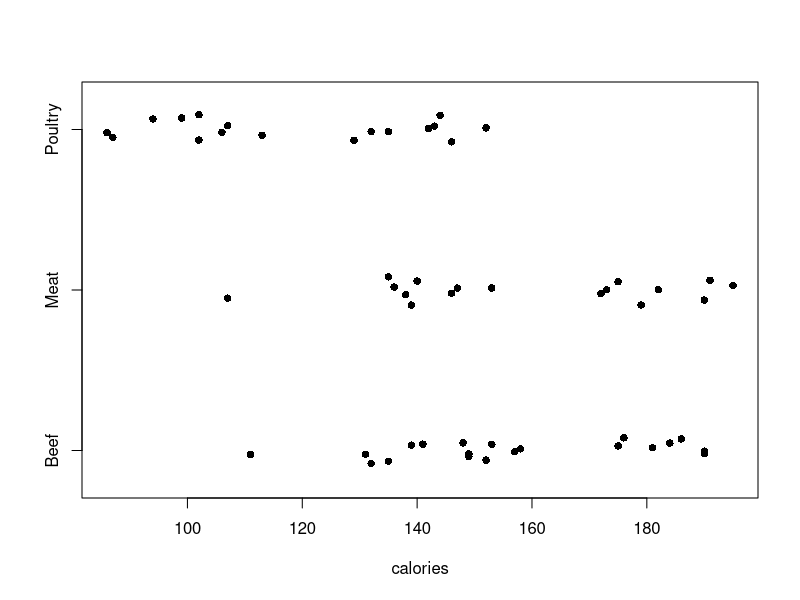

Here is the R script that generated this plot: (Note: this script raises an error after producing the figure.)
## ---- chunk 1
setwd("C:/Users/krgross/Documents/GitHub/st512-course-notes/")
## ---- chunk 2
hotdog <- read.table("data/hotdog.txt", head = T)
with(hotdog, stripchart(calories ~ type, method = "jitter", pch = 16))
## ---- chunk 3
fm1 <- lm(Calories ~ Type, data = hotdog)
anova(fm1)
